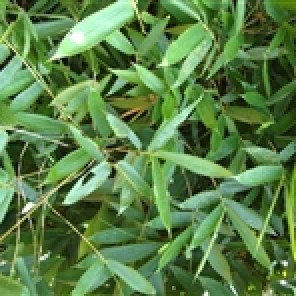
#> input picture plant_admin/backend/data/plant_images/1621/i_5960e433e27cc949.jpg, 148 x 148 px (shown 2 times larger); its folder holds only this picture in this run
$ python -i frame_renderer.py   (imports and definitions only)
#> lines starting #> are read from the running program, lines starting #| are printed output that depends on the picture
# -*- coding: utf-8 -*-
"""画图渲染模块。使用 Pillow 绘制竖屏 1080x1920 每一帧的基础画面，提供毛玻璃和高清缩放效果。"""
from __future__ import annotations

import os
from pathlib import Path
from typing import Any
from PIL import Image, ImageDraw, ImageFont, ImageFilter

# 预设画布尺寸
V_WIDTH = 1080
V_HEIGHT = 1920

INVALID_TEXT_VALUES = {
    "无", "暂无", "无记载", "未知", "暂无详细形态描述。", "暂无详细形态描述",
    "无说明", "暂无说明", "暂无详细信息", "暂无描述", "无数据", "暂无数据"
}


# [10 lines left out: function is_valid_text, not called in this run]


class SlideData:
    """封装单个 Slide 的图层：包含完整合成帧、独立透明文字层、中间照片 RGBA 图层与其坐标。"""
    # [154 lines left out: functions __init__, get_pinyin_for_name, get_system_font, get_art_font, get_custom_font, wrap_text and 1 more, not called in this run]


def crop_bottom_watermark(img: Image.Image, percent: float = 0.10) -> Image.Image:
    """自动裁切原生植物图片底部 percent 区域（移除大部分水印/标签）"""
#> called with percent = 0.1
    w, h = img.size
#> w = 148; h = 148
    if h > 100:
        crop_h = max(50, int(h * (1.0 - percent)))
#> crop_h = 133
        return img.crop((0, 0, w, crop_h))
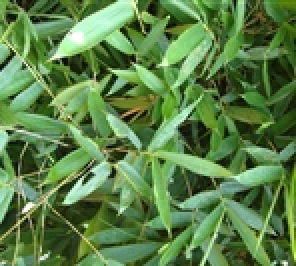
#> returned value: PIL image 148x133 RGBA (shown 2 times larger); mean R, G, B, A 91.1, 129.7, 72.4, 255
    return img


def create_foreground_card(img_path: str) -> tuple[Image.Image, tuple[int, int]]:
    """
    制作中间的植物照片卡片 RGBA 图层（含圆角与精美古风规则双边框）。
    """
    card_w = 880
    card_h = 680
    card_x = (V_WIDTH - card_w) // 2  # 100
    card_y = 360                     # 下移至 360，避免挤压顶部

    real_img_path = resolve_local_img_path(img_path) if img_path else ""
    if not real_img_path or not os.path.exists(real_img_path):
        empty = Image.new("RGBA", (card_w, card_h), (255, 255, 255, 0))
        return empty, (card_x, card_y)

    try:
        orig = Image.open(real_img_path).convert("RGBA")
        orig = crop_bottom_watermark(orig, percent=0.10)
    except Exception:
        empty = Image.new("RGBA", (card_w, card_h), (255, 255, 255, 0))
        return empty, (card_x, card_y)

    orig_w, orig_h = orig.size
#> orig_w = 148; orig_h = 133

    # 智能自适应 Fill/Cover 模式：保持高保真自适应自充满 880x680，消除竖图边框过大留白
    scale = max(card_w / float(orig_w), card_h / float(orig_h))
#> scale = 5.95
    new_w = max(1, int(orig_w * scale))
#> new_w = 880
    new_h = max(1, int(orig_h * scale))
#> new_h = 790
    resized = orig.resize((new_w, new_h), Image.Resampling.LANCZOS)
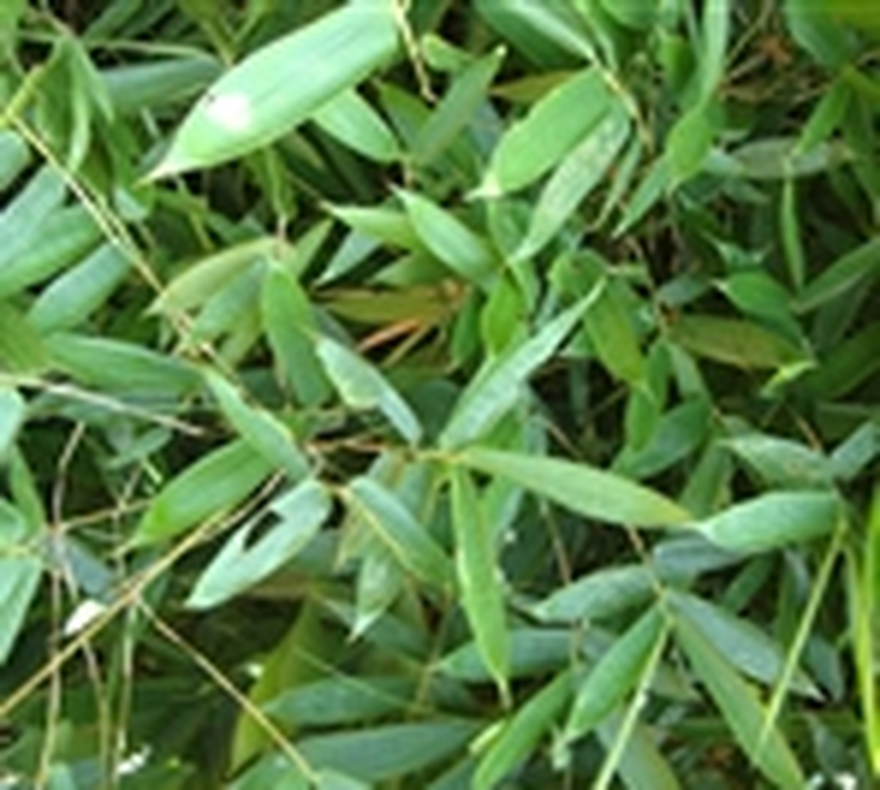
#> resized: PIL image 880x790 RGBA; mean R, G, B, A 91.1, 129.7, 72.5, 255

    crop_x = (new_w - card_w) // 2
#> crop_x = 0
    crop_y = (new_h - card_h) // 2
#> crop_y = 55
    fg_img = resized.crop((crop_x, crop_y, crop_x + card_w, crop_y + card_h))
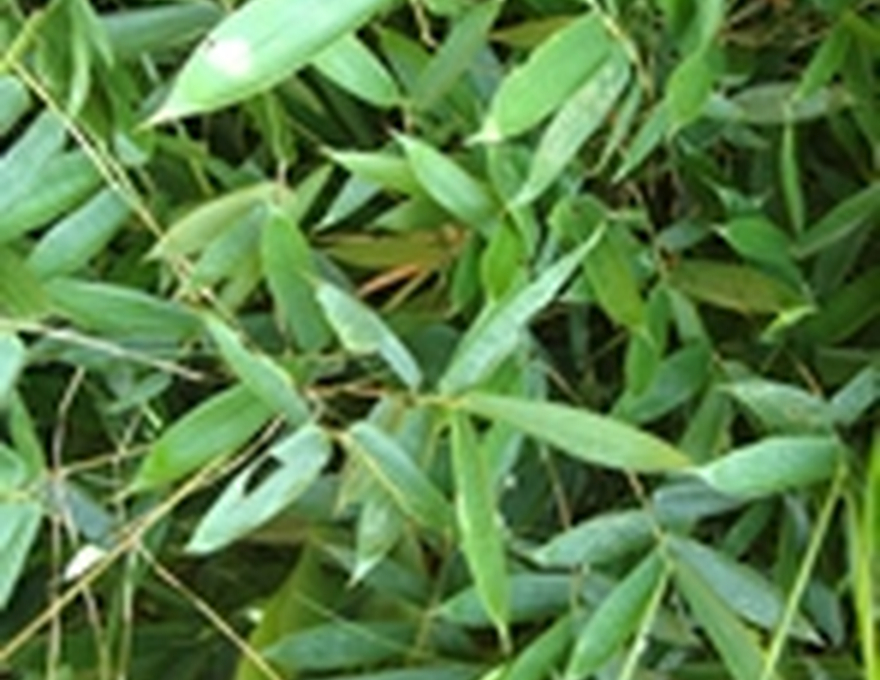
#> fg_img: PIL image 880x680 RGBA; mean R, G, B, A 91.6, 130.3, 73, 255

    # 精致圆角遮罩 (radius=24)
    fg_mask = Image.new("L", (card_w, card_h), 0)
#> fg_mask: PIL image 880x680 L; every value is 0
    fg_mask_draw = ImageDraw.Draw(fg_mask)
    fg_mask_draw.rounded_rectangle([0, 0, card_w, card_h], radius=24, fill=255)

    fg_canvas = Image.new("RGBA", (card_w, card_h), (255, 255, 255, 255))
#> fg_canvas: PIL image 880x680 RGBA; every value is 255
    fg_canvas.paste(fg_img, (0, 0), fg_mask)

    # 绘制双重古风边框 (红色外框 + 金色内衬框)
    fg_draw = ImageDraw.Draw(fg_canvas)
    fg_draw.rounded_rectangle([0, 0, card_w, card_h], radius=24, outline=(141, 24, 32, 200), width=4)
    fg_draw.rounded_rectangle([6, 6, card_w - 6, card_h - 6], radius=20, outline=(210, 170, 100, 150), width=2)

    return fg_canvas, (card_x, card_y)


# [36 lines left out: function create_circular_card, not called in this run]


def resolve_local_img_path(server_path: str) -> str:
    """将虚拟 API/Web 图片路径解析为物理磁盘绝对路径，支持多种前缀与绝对/相对路径。"""
    if not server_path:
        return ""

    server_path = str(server_path).strip()
    if os.path.exists(server_path):
        return server_path

    base_dir = Path(__file__).resolve().parent.parent.parent
    clean_p = server_path.replace("\\", "/")

    if "/plants/" in clean_p:
        sub_path = clean_p.split("/plants/")[-1]
        resolved = base_dir / "data" / "plant_images" / sub_path
        if resolved.exists():
            return str(resolved.resolve())

    fname = Path(clean_p).name
    if fname:
        for p in (base_dir / "data" / "plant_images").rglob(fname):
            if p.exists():
                return str(p.resolve())

    return ""


# [387 lines left out: functions get_6_slide_images, render_title_curtain_frame, render_outro_curtain_frame, get_condensed_slide_images, not called in this run]

>>> result = create_foreground_card('../../data/plant_images/1621/i_5960e433e27cc949.jpg')

$ run again, on plant_admin/backend/data/plant_images/1621/i_5cb0989b61da6a42.jpg
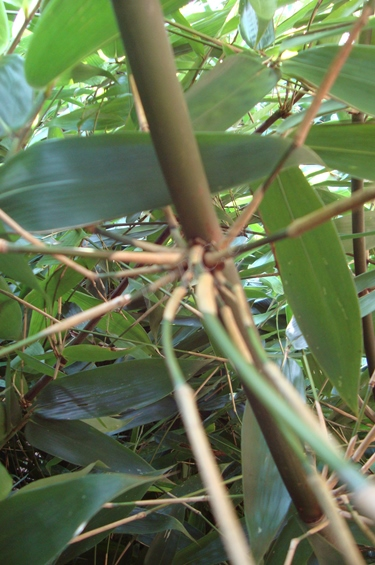
#> input picture plant_admin/backend/data/plant_images/1621/i_5cb0989b61da6a42.jpg, 375 x 565 px
#> in crop_bottom_watermark, `return img.crop((0, 0, w, crop_h))`:
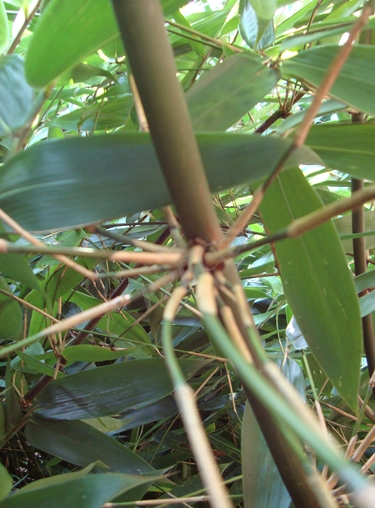
#> returned value: PIL image 375x508 RGBA; mean R, G, B, A 107.9, 123.5, 86.6, 255
#> in create_foreground_card, `fg_img = resized.crop((crop_x, crop_y, crop_x + card_w, crop_y + card_..`:
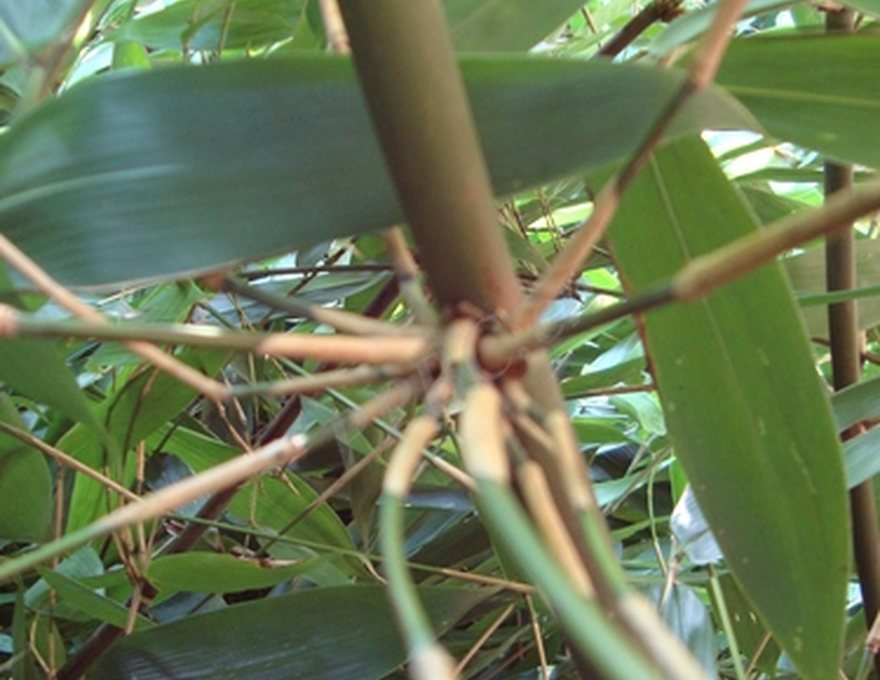
#> fg_img: PIL image 880x680 RGBA; mean R, G, B, A 105.7, 119.5, 84, 255
#> fg_mask: PIL image 880x680 L; every value is 0

$ run again, on plant_admin/backend/data/plant_images/1621/i_b5738c9693fd75c4.jpg
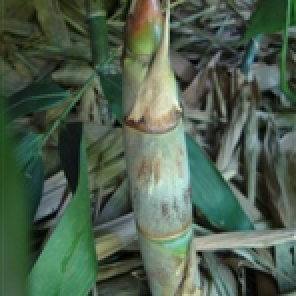
#> input picture plant_admin/backend/data/plant_images/1621/i_b5738c9693fd75c4.jpg, 148 x 148 px (shown 2 times larger)
#> in create_foreground_card, `resized = orig.resize((new_w, new_h), Image.Resampling.LANCZOS)`:
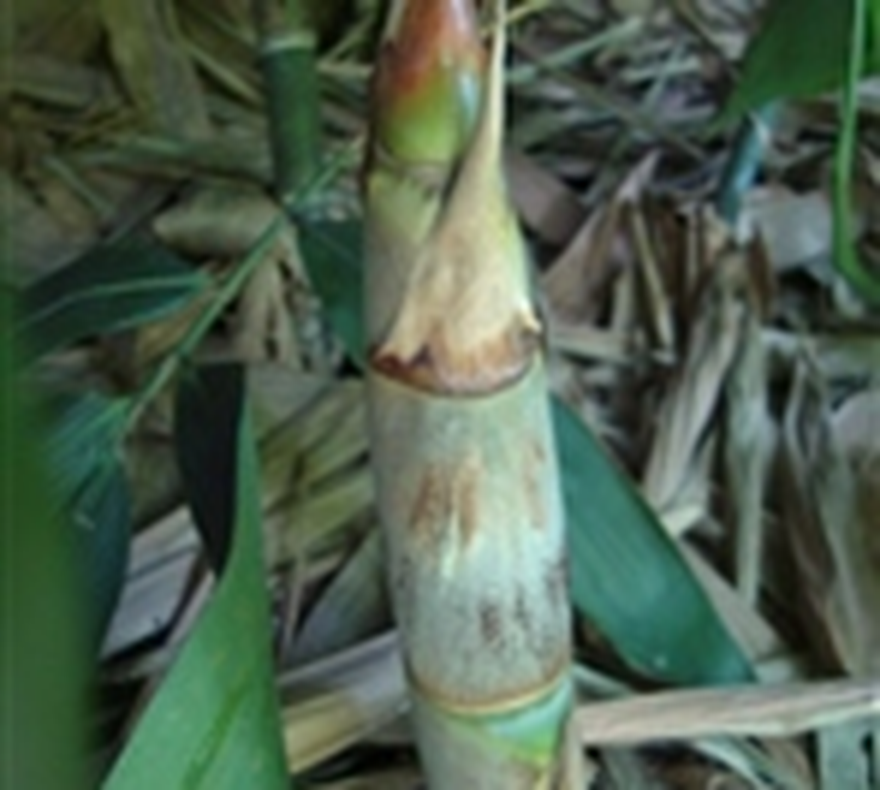
#> resized: PIL image 880x790 RGBA; mean R, G, B, A 78.1, 95.6, 78.1, 255
#> in create_foreground_card, `fg_img = resized.crop((crop_x, crop_y, crop_x + card_w, crop_y + card_..`:
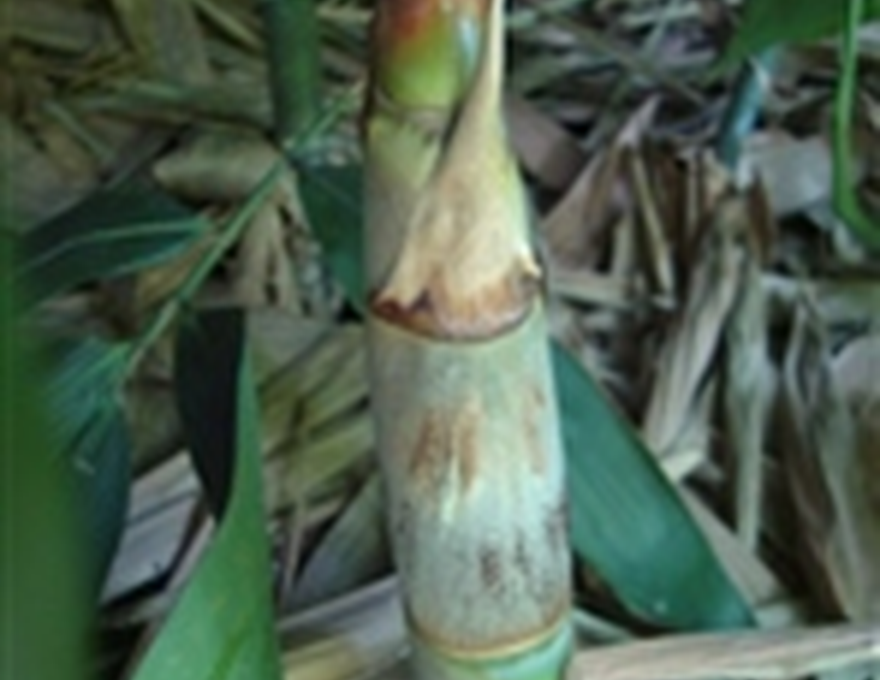
#> fg_img: PIL image 880x680 RGBA; mean R, G, B, A 78.6, 96.1, 79.4, 255
#> fg_mask: PIL image 880x680 L; every value is 0

$ run again, on plant_admin/backend/data/plant_images/1621/i_f6a99c19ade8232d.jpg
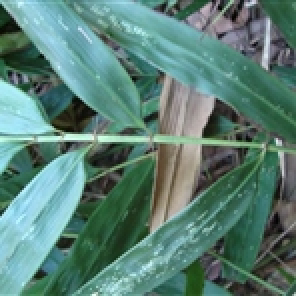
#> input picture plant_admin/backend/data/plant_images/1621/i_f6a99c19ade8232d.jpg, 148 x 148 px (shown 2 times larger)
#> in create_foreground_card, `resized = orig.resize((new_w, new_h), Image.Resampling.LANCZOS)`:
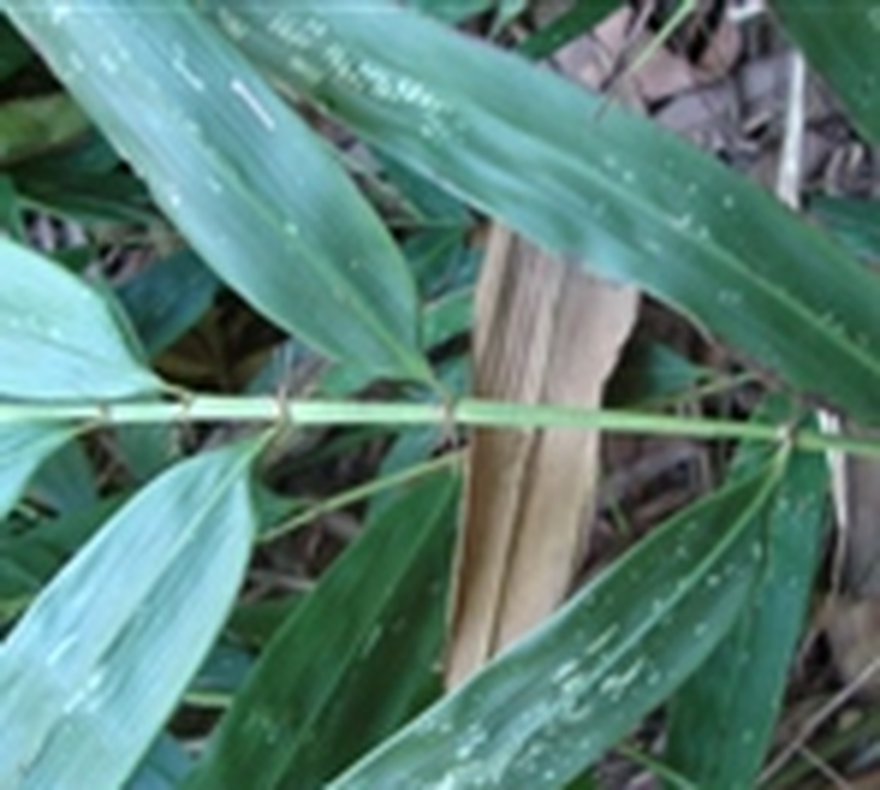
#> resized: PIL image 880x790 RGBA; mean R, G, B, A 91.8, 128.6, 119.4, 255
#> in create_foreground_card, `fg_img = resized.crop((crop_x, crop_y, crop_x + card_w, crop_y + card_..`:
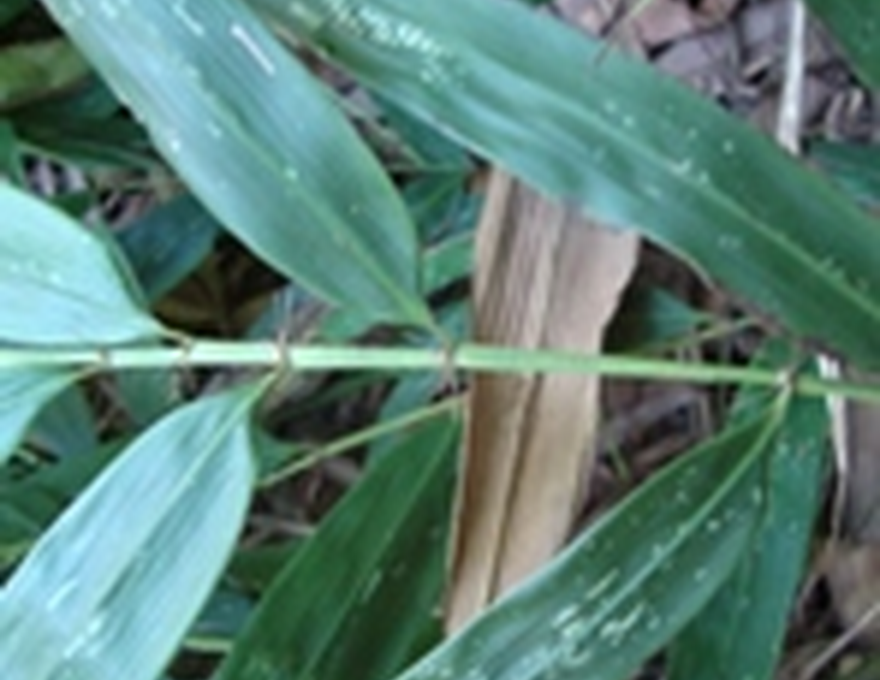
#> fg_img: PIL image 880x680 RGBA; mean R, G, B, A 92.2, 128.6, 119, 255
#> fg_mask: PIL image 880x680 L; every value is 0
